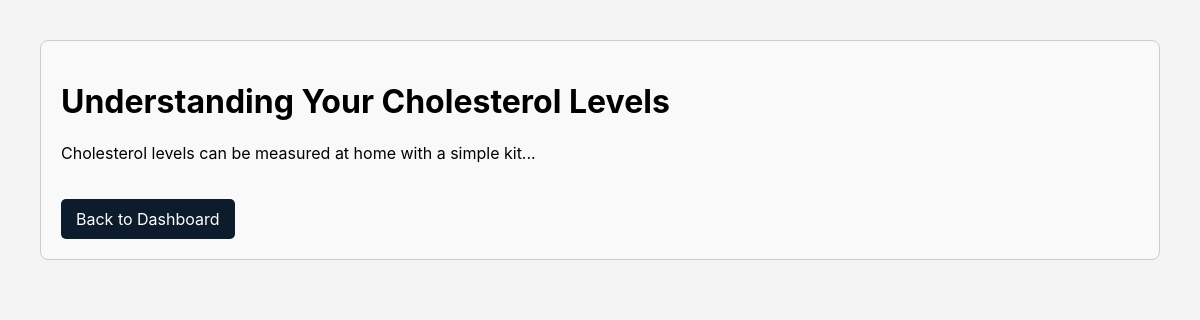
Page /article.php?id=3 on the committed database.
### tables this page shows
CREATE TABLE `articles` (
  `id` int(11) NOT NULL,
  `title` varchar(255) NOT NULL,
  `content` text NOT NULL
);

### article.php (the view, shortened to what this page needs)
<?php
include 'database.php';
if (isset($_GET['id'])) {
    $article_id = $_GET['id'];
    $stmt = $conn->prepare("SELECT * FROM articles WHERE id = ?");
    $stmt->bind_param("i", $article_id);
    if ($stmt->execute()) {
        $result = $stmt->get_result();
        $article = $result->fetch_assoc();
    } else {
        echo "Error fetching article: " . $stmt->error;
    }
} else {
    header("Location: dashboard.php");
    exit();
}
?>
<!DOCTYPE html>
<html lang="en">
<head>
    <link rel="stylesheet" href="style.css">
</head>
<body>
    <div class="article-content">
        <h1><?= $article['title'] ?></h1>
        <p><?= nl2br($article['content']) ?></p>
        <a href="dashboard.php" class="back-button">Back to Dashboard</a>
    </div>
</body>
</html>

### style.css (style rules this page uses)
body { font-family:Inter; background-color: #f4f4f4; margin: 0; padding: 20px; }
.article-content { margin: 20px; padding: 20px; border: 1px solid #ccc; border-radius: 8px; background: #f9f9f9; }
.back-button { display: inline-block; margin-top: 20px; padding: 10px 15px; background: #0d1c2c; color: white; border: none; border-radius: 5px; text-decoration: none; }

### rows in the picture
articles: title "Understanding Your Cholesterol Levels", content "Cholesterol levels can be measured at home with a simple kit..."
